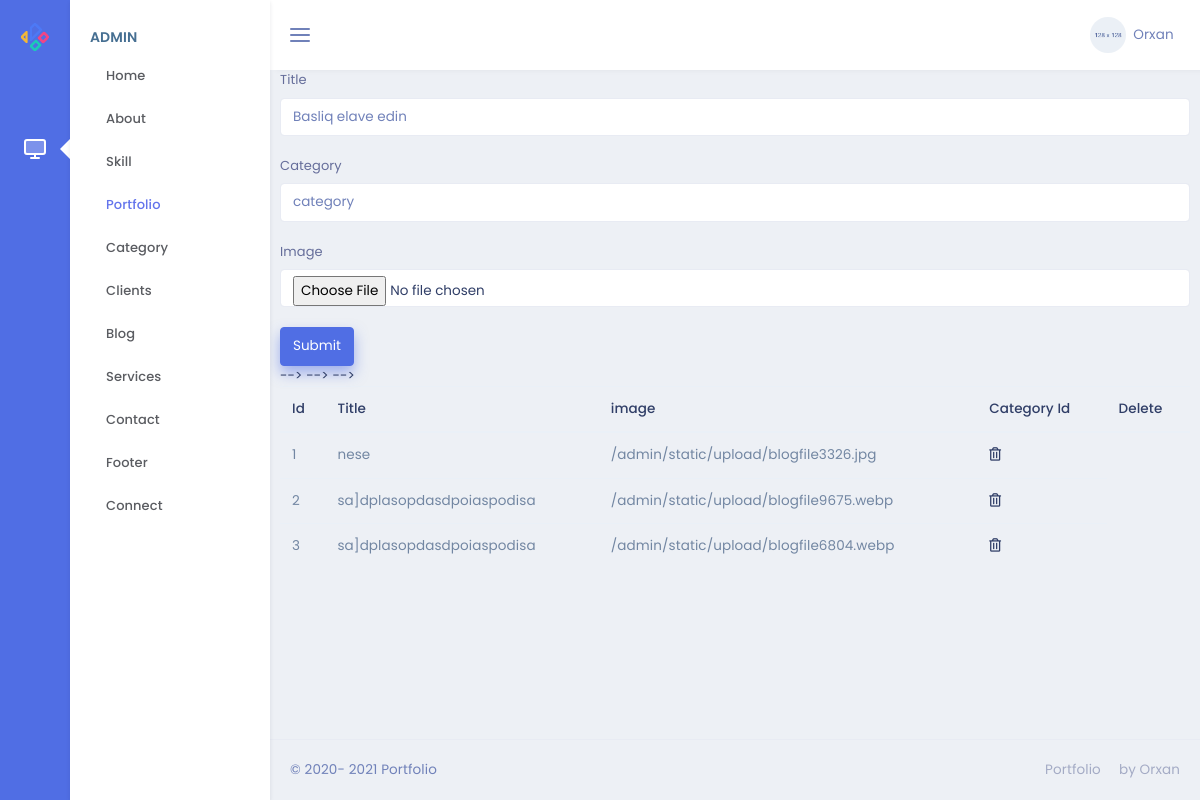
Page /admin/portfolio on the committed database.
### models.py (models this page shows)
class Portfolio(db.Model):
    id = db.Column(db.Integer, primary_key=True)
    title = db.Column(db.String,nullable=False)
    image = db.Column(db.String,nullable=False)
    category_id = db.Column(db.Integer,db.ForeignKey('category.id'),nullable=False)

### admin/routes.py (the view, shortened to what this page needs)
@admin.route('/portfolio' , methods=["GET","POST"])
def portfoliopages():
    ctg=Category.query.all()
    prt=Portfolio.query.all()
    return render_template('/admin/Portfolio/portfolio.html',prt=prt,ctg=ctg)

### admin/templates/admin/Portfolio/portfolio.html (shortened to what this page needs)
{% extends "admin/base.html" %}
{% block content %}
<form action="/admin/portfolio" method="POST" enctype="multipart/form-data">
    <div class="form-group">
        <label for="title">Title</label>
        <input type="title" class="form-control" name="title" id="title" placeholder="Basliq elave edin">
    </div>
    <div class="form-group">
        <label for="category">Category</label>
        <input type="category" class="form-control" name="category" id="category" placeholder="category">
    </div>
    <div class="form-group">
        <label for="image">Image</label>
        <input type="file" class="form-control" name="image" id="image" placeholder="image">
    </div>
    <button type="submit" class="btn btn-primary">Submit</button>
</form>
<table class="table">
    <thead>
        <tr>
            <th scope="col">Id</th>
            <th scope="col">Title</th>
            <th scope="col">image</th>
            <th scope="col">Category Id</th>
            <th scope="col">Delete</th>
        </tr>
    </thead>
    <tbody>
        {% for i in prt %}
        <tr>
            <td>{{i.id}}</td>
            <td>{{i.title}}</td>
            <td>{{i.image}}</td>
            <td><a href="/admin/portfolio/{{i.id}}"> <i class="far fa-trash-alt"></i> </a> </td>
        </tr>
        {% endfor %}
    </tbody>
</table>
{% endblock %}

### rows in the picture
Portfolio: id "1", title "nese", image "/admin/static/upload/blogfile3326.jpg"
Portfolio: id "2", title "sa]dplasopdasdpoiaspodisa", image "/admin/static/upload/blogfile9675.webp"
Portfolio: id "3", title "sa]dplasopdasdpoiaspodisa", image "/admin/static/upload/blogfile6804.webp"
